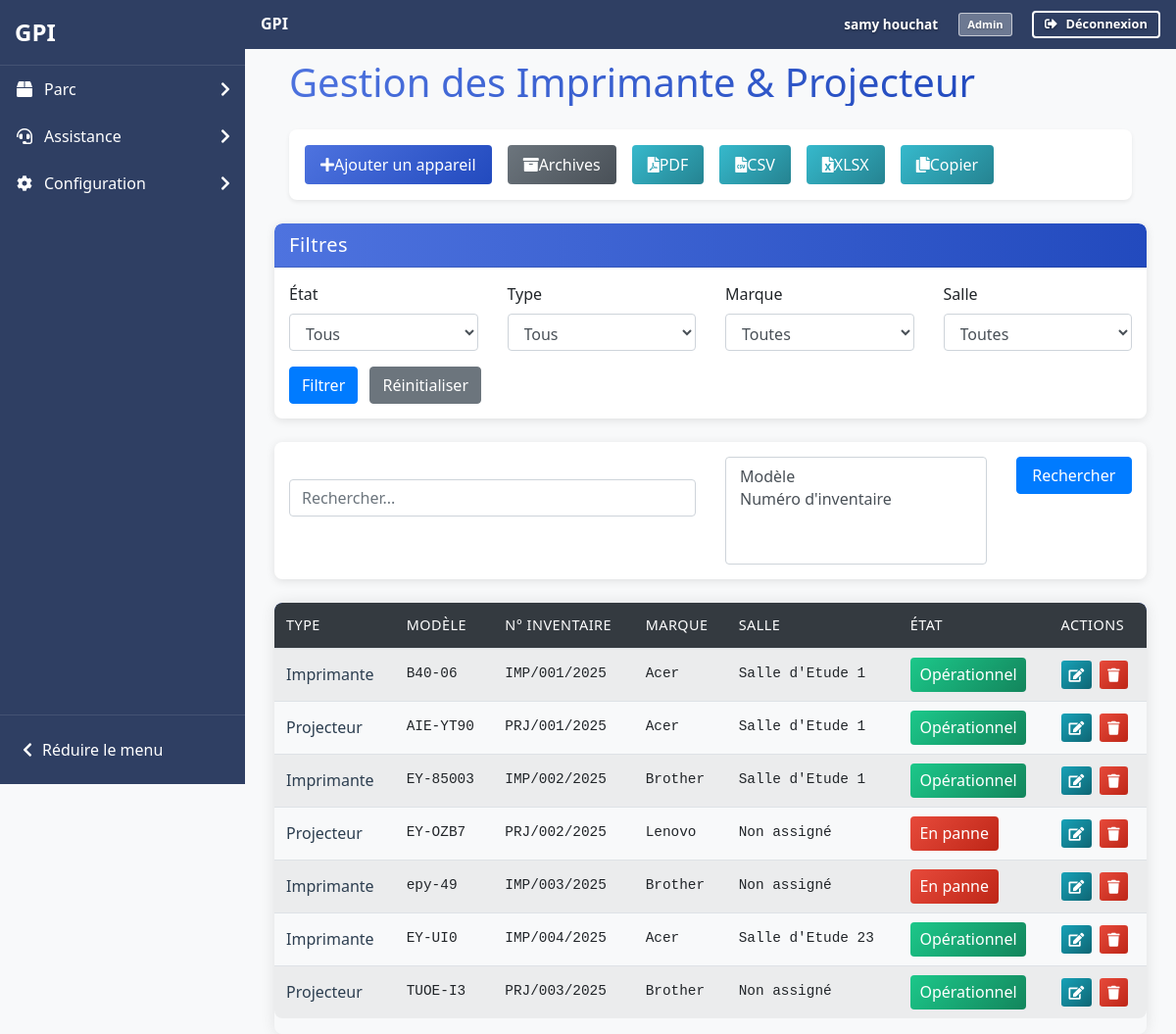
The app's page /pages/common/Gestion_appareil.php (signed in), older data.
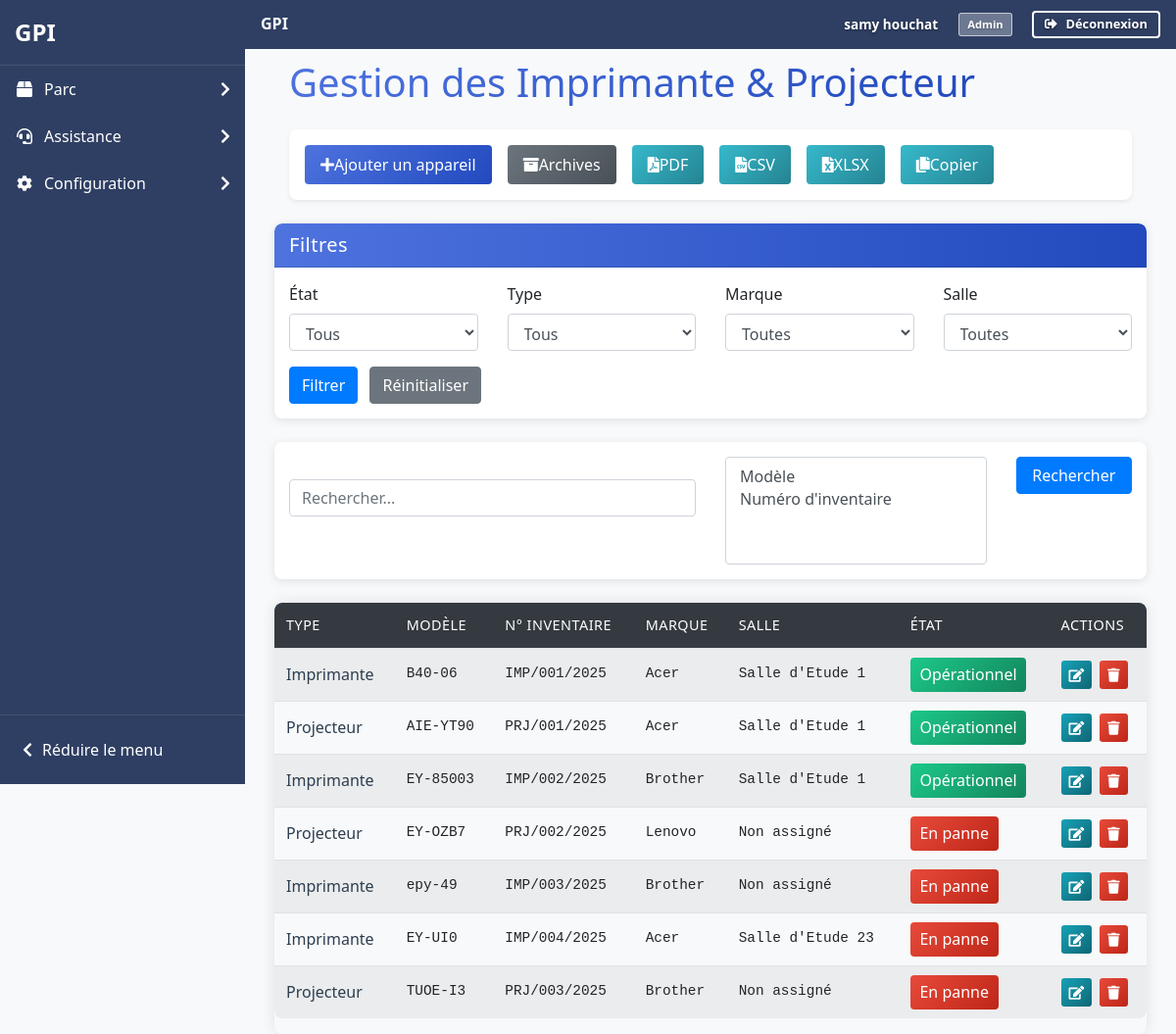
The same page, newer data.
### tables this page shows
CREATE TABLE IF NOT EXISTS `appareils` (
  `id_appareil` int NOT NULL AUTO_INCREMENT,
  `type` enum('Imprimante','Projecteur') NOT NULL,
  `modele` varchar(100) NOT NULL,
  `numero_inventaire` varchar(50) NOT NULL,
  `etat` enum('Operationnel','En panne') NOT NULL DEFAULT 'Operationnel',
  `id_marque` int NOT NULL,
  `id_salle` int UNSIGNED DEFAULT NULL,
  `date_ajout` timestamp NULL DEFAULT CURRENT_TIMESTAMP,
  `supprime_le` timestamp NULL DEFAULT NULL,
  `est_affecte` tinyint(1) GENERATED ALWAYS AS ((`id_salle` is not null)) VIRTUAL,
  PRIMARY KEY (`id_appareil`),
  UNIQUE KEY `numero_serie` (`numero_inventaire`),
  KEY `id_marque` (`id_marque`),
  KEY `id_salle` (`id_salle`),
  KEY `type` (`type`),
  KEY `etat` (`etat`),
  KEY `supprime_le` (`supprime_le`)
);

CREATE TABLE IF NOT EXISTS `marque` (
  `id_marque` int NOT NULL AUTO_INCREMENT,
  `nom_marque` varchar(255) NOT NULL,
  PRIMARY KEY (`id_marque`),
  UNIQUE KEY `nom_marque` (`nom_marque`)
);

CREATE TABLE IF NOT EXISTS `salles` (
  `id_salle` int UNSIGNED NOT NULL AUTO_INCREMENT,
  `nom_salle` varchar(50) NOT NULL,
  `etage` enum('2','3') NOT NULL,
  `groupe` enum('Administratif','Etude','Cisco') NOT NULL,
  PRIMARY KEY (`id_salle`),
  UNIQUE KEY `unique_salle_etage` (`nom_salle`,`etage`)
);

### includes/filters.php (called while the page is built, shortened)
<?php
function buildFilterQuery($type, $filters) {
    $where = [];
    $params = [];
    $whereClause = !empty($where) ? " WHERE " . implode(" AND ", $where) : "";
    return ['clause' => $whereClause, 'params' => $params];
}

### pages/common/Gestion_appareil.php (the view, shortened to what the changed rows need)
<?php
require_once '../../includes/functions.php';
require_once '../../includes/filters.php';
?>
<div class="container-fluid mt-4">
    <h1 class="mb-4 text-gradient">Gestion des Imprimante & Projecteur</h1>
</div>
<?php
try {
    $pdo = connectDB();
    $filters = [
        'type' => $_GET['type'] ?? '',
        'etat' => $_GET['etat'] ?? '',
        'id_salle' => $_GET['id_salle'] ?? '',
        'id_marque' => $_GET['id_marque'] ?? ''
    ];
    $search = $_GET['search'] ?? '';
    $baseQuery = "SELECT a.*, m.nom_marque, s.nom_salle
                  FROM appareils a
                  LEFT JOIN marque m ON a.id_marque = m.id_marque
                  LEFT JOIN salles s ON a.id_salle = s.id_salle
                  WHERE 1=1";
    $filterData = buildFilterQuery('appareil', $filters);
    $finalQuery = $baseQuery . ($filterData['clause'] ? ' AND ' . substr($filterData['clause'], 6) : '');
    if (!empty($search)) {
        $selectedColumns = $_GET['search_columns'] ?? [];
        $whereClauses = [];
        $searchParams = [];
        foreach ($selectedColumns as $column) {
            switch($column) {
                case 'modele':
                    $whereClauses[] = "a.modele LIKE ?";
                    break;
                case 'numero_inventaire':
                    $whereClauses[] = "a.numero_inventaire LIKE ?";
                    break;
                case 'nom_marque':
                    $whereClauses[] = "m.nom_marque LIKE ?";
                    break;
            }
            $searchParams[] = "%$search%";
        }
        if (!empty($whereClauses)) {
            $finalQuery .= " AND (" . implode(" OR ", $whereClauses) . ")";
            $params = array_merge($filterData['params'], $searchParams);
        }
    } else {
        $params = $filterData['params'];
    }
    $stmt = $pdo->prepare($finalQuery);
    $stmt->execute($params);
    $appareils = $stmt->fetchAll();
    if (count($appareils) > 0) : ?>
        <div class="table-responsive">
            <table class="table table-striped table-hover">
                <thead class="thead-dark">
                    <tr>
                        <th>Type</th>
                        <th>Modèle</th>
                        <th>N° Inventaire</th>
                        <th>Marque</th>
                        <th>Salle</th>
                        <th>État</th>
                        <th>Actions</th>
                    </tr>
                </thead>
                <tbody>
                    <?php foreach ($appareils as $appareil) : ?>
                        <tr>
                            <td><?= htmlspecialchars($appareil['type']) ?></td>
                            <td><?= htmlspecialchars($appareil['modele']) ?></td>
                            <td><?= htmlspecialchars($appareil['numero_inventaire']) ?></td>
                            <td><?= htmlspecialchars($appareil['nom_marque'] ?? 'Non définie') ?></td>
                            <td><?= htmlspecialchars(empty($appareil['nom_salle']) ? 'Non assigné' : $appareil['nom_salle']) ?></td>
                            <td>
                                <?php if ($appareil['etat'] === 'Operationnel') : ?>
                                    <span class="badge-success">Opérationnel</span>
                                <?php elseif ($appareil['etat'] === 'en_panne') : ?>
                                    <span class="badge-danger">En panne</span>
                                <?php else : ?>
                                    <span class="badge-danger"><?= htmlspecialchars($appareil['etat']) ?></span>
                                <?php endif; ?>
                            </td>
                            <td>
                                <div class="d-flex gap-2">
                                    <a href="../../includes/gestion.php?action=modifier&id=<?= $appareil['id_appareil'] ?>"
                                       class="btn btn-gradient-edit btn-sm" title="Modifier">
                                        <i class="fas fa-edit"></i>
                                    </a>
                                    <a href="../../includes/gestion.php?action=supprimer&id=<?= $appareil['id_appareil'] ?>"
                                       onclick="return confirm('Êtes-vous sûr de vouloir supprimer cet appareil ?')"
                                       class="btn btn-gradient-danger btn-sm" title="Supprimer">
                                        <i class="fas fa-trash"></i>
                                    </a>
                                </div>
                            </td>
                        </tr>
                    <?php endforeach; ?>
                </tbody>
            </table>
        </div>
    <?php else : ?>
        <div class="alert alert-info">Aucun appareil trouvé.</div>
    <?php endif;
} catch (Exception $e) {
    ?>
    <div class="alert alert-danger">
        Une erreur est survenue : <?= htmlspecialchars($e->getMessage()) ?>
    </div>
    <?php
}
?>

Row changes from the older to the newer data that the page shows:
changed appareils "EY-UI0": etat (not shown) → "En panne"; no longer shows "Opérationnel"
changed appareils "TUOE-I3": etat (not shown) → "En panne"; no longer shows "Opérationnel"
